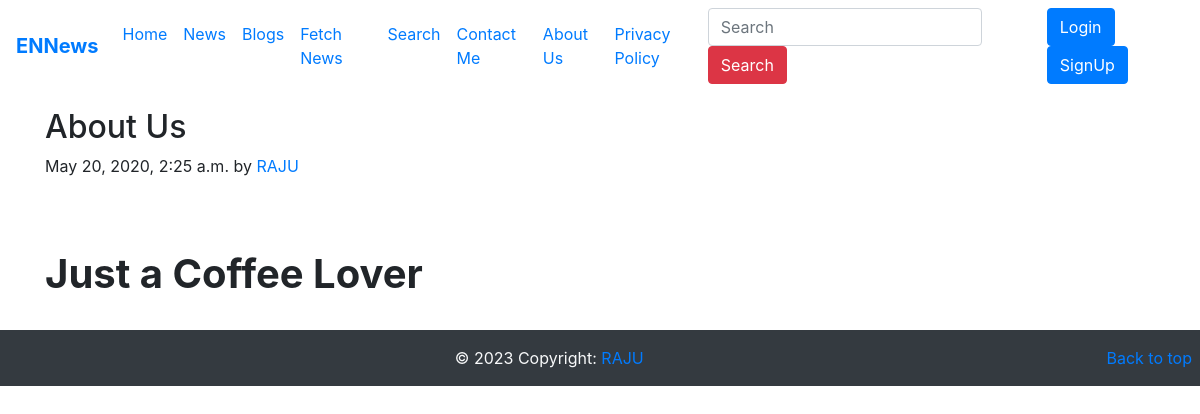
Page /home/about/ on the committed database.
### Home/models.py (models this page shows, shortened)
class About(models.Model):
	sno = models.AutoField(primary_key = True)
	title = models.CharField(max_length = 100)
	content = RichTextField(blank = True , null = True)
	time = models.DateTimeField(auto_now_add = True , blank = True)

### Home/views.py (the view)
# urls.py: path('about/',views.about , name = 'about'),
def about(request):
	allPosts = About.objects.all().first()
	context = {'allPost': allPosts}
	return render(request , "home/about.html" , context)

### templates/home/about.html
{% extends 'base.html' %} {% block title %} About Us {% endblock title %}
{%block aboutactive %} active {% endblock aboutactive %} {% block body %}
<div class="container my-3 d-flex flex-column bd-highlight mb-3">
  <div class="blog-post justify-content">
    <h2 class="blog-post-title">{{allPost.title}}</h2>
    <p class="blog-post-meta">{{allPost.time}} by <a href="/home">RAJU</a></p>
    <p>{{allPost.content | safe }}</p>
  </div>
</div>
{% endblock body %}

### rows in the picture
About: title "About Us", time "May 20, 2020, 2:25 a.m.", content "Just a Coffee Lover"
